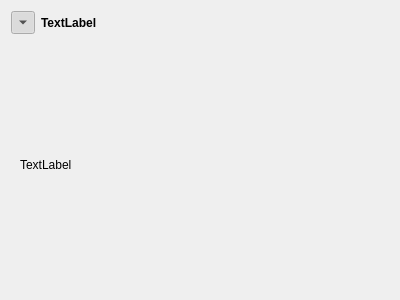
<?xml version="1.0" encoding="UTF-8"?>
<ui version="4.0">
 <class>CollapsableWidget</class>
 <widget class="QWidget" name="CollapsableWidget">
  <property name="geometry">
   <rect>
    <x>0</x>
    <y>0</y>
    <width>400</width>
    <height>300</height>
   </rect>
  </property>
  <property name="windowTitle">
   <string>Form</string>
  </property>
  <property name="locale">
   <locale language="English" country="UnitedStates"/>
  </property>
  <layout class="QGridLayout" name="gridLayout">
   <item row="0" column="0">
    <widget class="QToolButton" name="toolButton">
     <property name="focusPolicy">
      <enum>Qt::NoFocus</enum>
     </property>
     <property name="text">
      <string>...</string>
     </property>
     <property name="checkable">
      <bool>true</bool>
     </property>
     <property name="checked">
      <bool>true</bool>
     </property>
     <property name="arrowType">
      <enum>Qt::DownArrow</enum>
     </property>
    </widget>
   </item>
   <item row="0" column="1">
    <widget class="QLabel" name="label">
     <property name="font">
      <font>
       <weight>75</weight>
       <bold>true</bold>
      </font>
     </property>
     <property name="text">
      <string>TextLabel</string>
     </property>
    </widget>
   </item>
   <item row="1" column="0" colspan="2">
    <widget class="QWidget" name="widget" native="true">
     <layout class="QGridLayout" name="gridLayout_2">
      <item row="0" column="0">
       <widget class="QLabel" name="label_2">
        <property name="text">
         <string>TextLabel</string>
        </property>
       </widget>
      </item>
     </layout>
    </widget>
   </item>
  </layout>
 </widget>
 <resources/>
 <connections/>
</ui>
